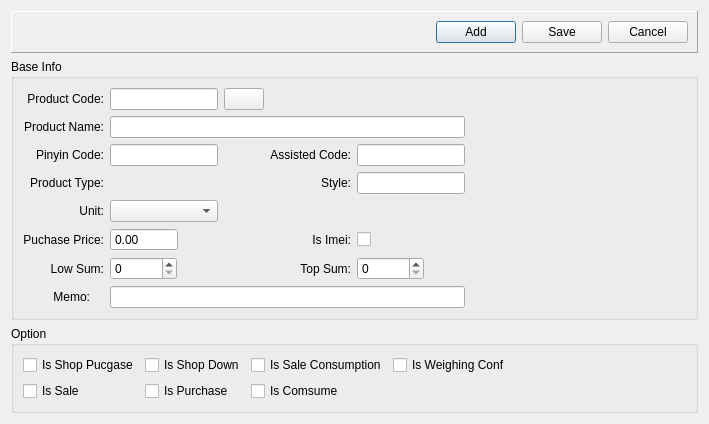
<?xml version="1.0" encoding="UTF-8"?>
<ui version="4.0">
 <class>InvDialog</class>
 <widget class="QDialog" name="InvDialog">
  <property name="geometry">
   <rect>
    <x>0</x>
    <y>0</y>
    <width>709</width>
    <height>421</height>
   </rect>
  </property>
  <property name="windowTitle">
   <string>Dialog</string>
  </property>
  <layout class="QVBoxLayout" name="verticalLayout_2">
   <item>
    <widget class="QFrame" name="frame">
     <property name="sizePolicy">
      <sizepolicy hsizetype="Expanding" vsizetype="Fixed">
       <horstretch>0</horstretch>
       <verstretch>0</verstretch>
      </sizepolicy>
     </property>
     <property name="frameShape">
      <enum>QFrame::Panel</enum>
     </property>
     <property name="frameShadow">
      <enum>QFrame::Raised</enum>
     </property>
     <layout class="QHBoxLayout" name="horizontalLayout_2">
      <item>
       <spacer name="horizontalSpacer">
        <property name="orientation">
         <enum>Qt::Horizontal</enum>
        </property>
        <property name="sizeHint" stdset="0">
         <size>
          <width>630</width>
          <height>20</height>
         </size>
        </property>
       </spacer>
      </item>
      <item>
       <widget class="QPushButton" name="addButton">
        <property name="text">
         <string>Add</string>
        </property>
        <property name="icon">
         <iconset>
          <normaloff>:/image/Add.png</normaloff>:/image/Add.png</iconset>
        </property>
        <property name="iconSize">
         <size>
          <width>32</width>
          <height>32</height>
         </size>
        </property>
        <property name="autoDefault">
         <bool>true</bool>
        </property>
       </widget>
      </item>
      <item>
       <widget class="QPushButton" name="saveButton">
        <property name="text">
         <string>Save</string>
        </property>
        <property name="icon">
         <iconset>
          <normaloff>:/image/save.png</normaloff>:/image/save.png</iconset>
        </property>
        <property name="iconSize">
         <size>
          <width>32</width>
          <height>32</height>
         </size>
        </property>
        <property name="autoDefault">
         <bool>true</bool>
        </property>
       </widget>
      </item>
      <item>
       <widget class="QPushButton" name="cancelButton">
        <property name="text">
         <string>Cancel</string>
        </property>
        <property name="icon">
         <iconset>
          <normaloff>:/image/cancel.png</normaloff>:/image/cancel.png</iconset>
        </property>
        <property name="iconSize">
         <size>
          <width>32</width>
          <height>32</height>
         </size>
        </property>
        <property name="autoDefault">
         <bool>true</bool>
        </property>
       </widget>
      </item>
     </layout>
    </widget>
   </item>
   <item>
    <widget class="QGroupBox" name="groupBox">
     <property name="title">
      <string>Base Info</string>
     </property>
     <layout class="QVBoxLayout" name="verticalLayout">
      <item>
       <layout class="QGridLayout" name="gridLayout">
        <item row="4" column="0">
         <widget class="QLabel" name="unitLabel2">
          <property name="text">
           <string>Unit:</string>
          </property>
          <property name="alignment">
           <set>Qt::AlignRight|Qt::AlignTrailing|Qt::AlignVCenter</set>
          </property>
         </widget>
        </item>
        <item row="4" column="1">
         <widget class="QComboBox" name="pUnitComboBox"/>
        </item>
        <item row="0" column="5">
         <spacer name="horizontalSpacer_3">
          <property name="orientation">
           <enum>Qt::Horizontal</enum>
          </property>
          <property name="sizeHint" stdset="0">
           <size>
            <width>40</width>
            <height>20</height>
           </size>
          </property>
         </spacer>
        </item>
        <item row="3" column="3">
         <widget class="QLabel" name="styleLabel">
          <property name="text">
           <string>Style:</string>
          </property>
          <property name="alignment">
           <set>Qt::AlignRight|Qt::AlignTrailing|Qt::AlignVCenter</set>
          </property>
         </widget>
        </item>
        <item row="6" column="3">
         <widget class="QLabel" name="mPricelabel3">
          <property name="text">
           <string>Top Sum:</string>
          </property>
          <property name="alignment">
           <set>Qt::AlignRight|Qt::AlignTrailing|Qt::AlignVCenter</set>
          </property>
         </widget>
        </item>
        <item row="6" column="4">
         <widget class="QSpinBox" name="topSumSpinBox">
          <property name="sizePolicy">
           <sizepolicy hsizetype="Fixed" vsizetype="Fixed">
            <horstretch>0</horstretch>
            <verstretch>0</verstretch>
           </sizepolicy>
          </property>
          <property name="maximum">
           <number>999999</number>
          </property>
         </widget>
        </item>
        <item row="3" column="1">
         <widget class="QkSearchEditBox" name="typeQkSearchEditbox">
          <property name="sizePolicy">
           <sizepolicy hsizetype="Preferred" vsizetype="Fixed">
            <horstretch>0</horstretch>
            <verstretch>0</verstretch>
           </sizepolicy>
          </property>
         </widget>
        </item>
        <item row="3" column="4">
         <widget class="QLineEdit" name="styleEdit">
          <property name="sizePolicy">
           <sizepolicy hsizetype="Fixed" vsizetype="Fixed">
            <horstretch>0</horstretch>
            <verstretch>0</verstretch>
           </sizepolicy>
          </property>
         </widget>
        </item>
        <item row="3" column="0">
         <widget class="QLabel" name="typeLabel">
          <property name="text">
           <string>Product Type:</string>
          </property>
          <property name="alignment">
           <set>Qt::AlignRight|Qt::AlignTrailing|Qt::AlignVCenter</set>
          </property>
         </widget>
        </item>
        <item row="1" column="0">
         <widget class="QLabel" name="nameLabel">
          <property name="text">
           <string>Product Name:</string>
          </property>
          <property name="alignment">
           <set>Qt::AlignRight|Qt::AlignTrailing|Qt::AlignVCenter</set>
          </property>
         </widget>
        </item>
        <item row="6" column="0">
         <widget class="QLabel" name="lowLabel">
          <property name="text">
           <string>Low Sum:</string>
          </property>
          <property name="alignment">
           <set>Qt::AlignRight|Qt::AlignTrailing|Qt::AlignVCenter</set>
          </property>
         </widget>
        </item>
        <item row="1" column="1" colspan="4">
         <widget class="QLineEdit" name="nameEdit"/>
        </item>
        <item row="6" column="1">
         <widget class="QSpinBox" name="lowSumSpinBox">
          <property name="sizePolicy">
           <sizepolicy hsizetype="Fixed" vsizetype="Fixed">
            <horstretch>0</horstretch>
            <verstretch>0</verstretch>
           </sizepolicy>
          </property>
          <property name="maximum">
           <number>999999</number>
          </property>
         </widget>
        </item>
        <item row="0" column="2">
         <widget class="QPushButton" name="uCodeButton">
          <property name="sizePolicy">
           <sizepolicy hsizetype="Fixed" vsizetype="Fixed">
            <horstretch>0</horstretch>
            <verstretch>0</verstretch>
           </sizepolicy>
          </property>
          <property name="text">
           <string/>
          </property>
          <property name="icon">
           <iconset>
            <normaloff>:/image/undo.png</normaloff>:/image/undo.png</iconset>
          </property>
         </widget>
        </item>
        <item row="5" column="0">
         <widget class="QLabel" name="priceLabel">
          <property name="text">
           <string>Puchase Price:</string>
          </property>
          <property name="alignment">
           <set>Qt::AlignRight|Qt::AlignTrailing|Qt::AlignVCenter</set>
          </property>
         </widget>
        </item>
        <item row="0" column="0">
         <widget class="QLabel" name="codeLabel">
          <property name="text">
           <string>Product Code:</string>
          </property>
          <property name="alignment">
           <set>Qt::AlignRight|Qt::AlignTrailing|Qt::AlignVCenter</set>
          </property>
         </widget>
        </item>
        <item row="0" column="1">
         <widget class="QLineEdit" name="codeEdit">
          <property name="sizePolicy">
           <sizepolicy hsizetype="Fixed" vsizetype="Fixed">
            <horstretch>0</horstretch>
            <verstretch>0</verstretch>
           </sizepolicy>
          </property>
         </widget>
        </item>
        <item row="5" column="1">
         <widget class="QDoubleSpinBox" name="mPriceSpinBox">
          <property name="sizePolicy">
           <sizepolicy hsizetype="Fixed" vsizetype="Fixed">
            <horstretch>0</horstretch>
            <verstretch>0</verstretch>
           </sizepolicy>
          </property>
          <property name="buttonSymbols">
           <enum>QAbstractSpinBox::NoButtons</enum>
          </property>
          <property name="maximum">
           <double>999999.989999999990687</double>
          </property>
         </widget>
        </item>
        <item row="7" column="0">
         <widget class="QLabel" name="label_7">
          <property name="sizePolicy">
           <sizepolicy hsizetype="Fixed" vsizetype="Preferred">
            <horstretch>0</horstretch>
            <verstretch>0</verstretch>
           </sizepolicy>
          </property>
          <property name="text">
           <string>         Memo:</string>
          </property>
          <property name="alignment">
           <set>Qt::AlignRight|Qt::AlignTrailing|Qt::AlignVCenter</set>
          </property>
         </widget>
        </item>
        <item row="7" column="1" colspan="4">
         <widget class="QLineEdit" name="memoEdit">
          <property name="sizePolicy">
           <sizepolicy hsizetype="Minimum" vsizetype="Fixed">
            <horstretch>0</horstretch>
            <verstretch>0</verstretch>
           </sizepolicy>
          </property>
         </widget>
        </item>
        <item row="2" column="0">
         <widget class="QLabel" name="pinyinLabel">
          <property name="text">
           <string>Pinyin Code:</string>
          </property>
          <property name="alignment">
           <set>Qt::AlignRight|Qt::AlignTrailing|Qt::AlignVCenter</set>
          </property>
         </widget>
        </item>
        <item row="2" column="1">
         <widget class="QLineEdit" name="pinyinEdit">
          <property name="sizePolicy">
           <sizepolicy hsizetype="Fixed" vsizetype="Fixed">
            <horstretch>0</horstretch>
            <verstretch>0</verstretch>
           </sizepolicy>
          </property>
         </widget>
        </item>
        <item row="2" column="3">
         <widget class="QLabel" name="assistedLabel">
          <property name="text">
           <string>Assisted Code:</string>
          </property>
          <property name="alignment">
           <set>Qt::AlignRight|Qt::AlignTrailing|Qt::AlignVCenter</set>
          </property>
         </widget>
        </item>
        <item row="2" column="4">
         <widget class="QLineEdit" name="assistedEdit">
          <property name="sizePolicy">
           <sizepolicy hsizetype="Fixed" vsizetype="Fixed">
            <horstretch>0</horstretch>
            <verstretch>0</verstretch>
           </sizepolicy>
          </property>
         </widget>
        </item>
        <item row="5" column="3">
         <widget class="QLabel" name="label">
          <property name="text">
           <string>Is Imei:</string>
          </property>
          <property name="alignment">
           <set>Qt::AlignRight|Qt::AlignTrailing|Qt::AlignVCenter</set>
          </property>
         </widget>
        </item>
        <item row="5" column="4">
         <widget class="QCheckBox" name="isImeiChk">
          <property name="text">
           <string/>
          </property>
         </widget>
        </item>
       </layout>
      </item>
     </layout>
    </widget>
   </item>
   <item>
    <widget class="QGroupBox" name="groupBox_2">
     <property name="title">
      <string>Option</string>
     </property>
     <layout class="QVBoxLayout" name="verticalLayout_3">
      <item>
       <layout class="QGridLayout" name="gridLayout_2">
        <item row="0" column="1">
         <widget class="QCheckBox" name="sDownCheckBox">
          <property name="text">
           <string>Is Shop Down</string>
          </property>
         </widget>
        </item>
        <item row="0" column="2">
         <widget class="QCheckBox" name="sConCheckBox">
          <property name="text">
           <string>Is Sale Consumption</string>
          </property>
         </widget>
        </item>
        <item row="0" column="0">
         <widget class="QCheckBox" name="sPucgaseCheckBox">
          <property name="text">
           <string>Is Shop Pucgase</string>
          </property>
         </widget>
        </item>
        <item row="0" column="3">
         <widget class="QCheckBox" name="wConfCheckBox">
          <property name="text">
           <string>Is Weighing Conf</string>
          </property>
         </widget>
        </item>
        <item row="0" column="4">
         <spacer name="horizontalSpacer_2">
          <property name="orientation">
           <enum>Qt::Horizontal</enum>
          </property>
          <property name="sizeHint" stdset="0">
           <size>
            <width>40</width>
            <height>20</height>
           </size>
          </property>
         </spacer>
        </item>
        <item row="1" column="0">
         <widget class="QCheckBox" name="saleCheckBox">
          <property name="text">
           <string>Is Sale</string>
          </property>
         </widget>
        </item>
        <item row="1" column="1">
         <widget class="QCheckBox" name="purchaseCheckBox">
          <property name="text">
           <string>Is Purchase</string>
          </property>
         </widget>
        </item>
        <item row="1" column="2">
         <widget class="QCheckBox" name="comsumeCheckBox">
          <property name="text">
           <string>Is Comsume</string>
          </property>
         </widget>
        </item>
       </layout>
      </item>
     </layout>
    </widget>
   </item>
  </layout>
 </widget>
 <customwidgets>
  <customwidget>
   <class>QkSearchEditBox</class>
   <extends>QWidget</extends>
   <header>qksearcheditbox.h</header>
  </customwidget>
 </customwidgets>
 <resources/>
 <connections/>
</ui>
